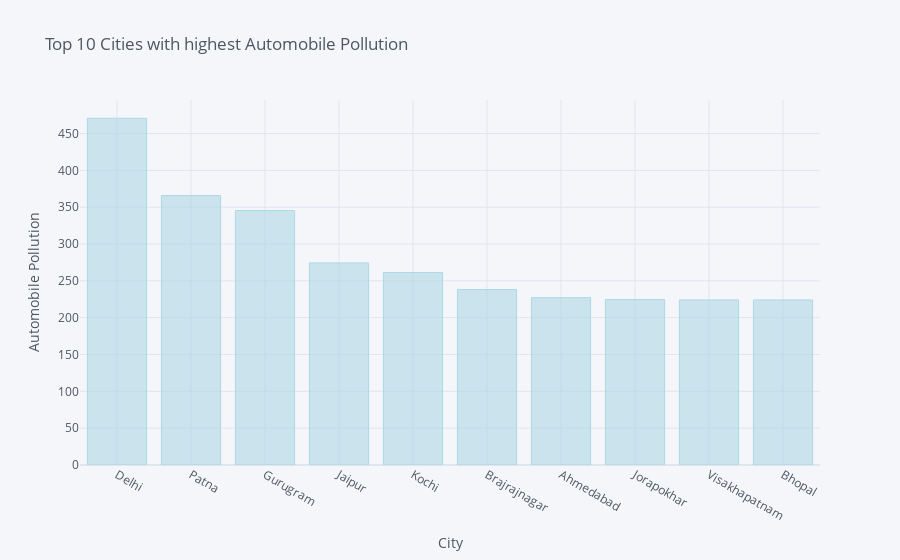

The notebook cell saved with this chart:
### Markdown cell above
The graph illustrates the distribution of automobile pollution across Indian cities after the
onset of COVID-19 in 2020. Here again, the median value for Delhi appears to be the highest.

### Code cell
df_automobile = df.groupby('City')['Automobile_Pollution'].median().sort_values(ascending=False).head(10)
plot = df_automobile.iplot(kind='bar', xTitle='City', yTitle='Automobile Pollution', title='Top 10 Cities with highest Automobile Pollution', color='lightblue')
plot

### Figure 1 — Plotly figure (JSON) as saved in the notebook; plotly's stock layout.template omitted (floating-point values rounded to 4 significant figures)
{"data": [{"marker": {"color": "rgba(173, 216, 230, 0.6)", "line": {"color": "rgba(173, 216, 230, 1.0)", "width": 1}}, "name": "Automobile_Pollution", "orientation": "v", "text": "", "type": "bar", "x": ["Delhi", "Patna", "Gurugram", "Jaipur", "Kochi", "Brajrajnagar", "Ahmedabad", "Jorapokhar", "Visakhapatnam", "Bhopal"], "y": [470.7, 365.8, 345.5, 274.3, 261.2, 238.2, 227.2, 224.6, 224.1, 224.0]}], "layout": {"legend": {"bgcolor": "#F5F6F9", "font": {"color": "#4D5663"}}, "paper_bgcolor": "#F5F6F9", "plot_bgcolor": "#F5F6F9", "title": {"font": {"color": "#4D5663"}, "text": "Top 10 Cities with highest Automobile Pollution"}, "xaxis": {"gridcolor": "#E1E5ED", "showgrid": true, "tickfont": {"color": "#4D5663"}, "title": {"font": {"color": "#4D5663"}, "text": "City"}, "zerolinecolor": "#E1E5ED"}, "yaxis": {"gridcolor": "#E1E5ED", "showgrid": true, "tickfont": {"color": "#4D5663"}, "title": {"font": {"color": "#4D5663"}, "text": "Automobile Pollution"}, "zerolinecolor": "#E1E5ED"}}}
